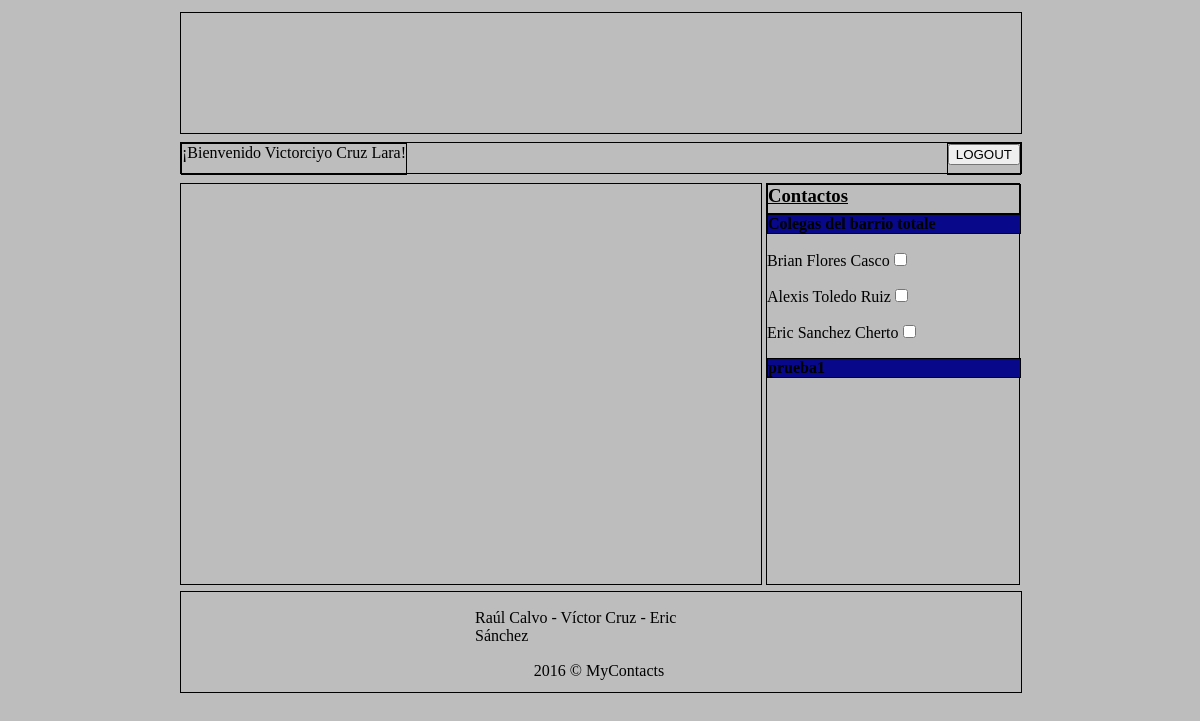
Page /mapa/principal.php (signed in) on the committed database.
### tables this page shows
CREATE TABLE IF NOT EXISTS `lista` (
`id_lista` int(11) NOT NULL,
  `id_usuario` int(11) DEFAULT NULL,
  `nombre_lista` varchar(30) DEFAULT NULL,
  `descripcion_lista` text
);

CREATE TABLE IF NOT EXISTS `contacto` (
`id_contacto` int(11) NOT NULL,
  `nombre_contacto` varchar(20) DEFAULT NULL,
  `apellidos_contacto` varchar(40) DEFAULT NULL,
  `id_ubicacion` int(11) DEFAULT NULL,
  `id_lista` int(11) DEFAULT NULL
);

### mapa/principal.php (the view, shortened to what this page needs)
<?php
  include("conexion.php");
?>
<!DOCTYPE html>
<html>
	<head>
		<link rel="stylesheet" type="text/css" href="style.css">
	</head>
	<body>
		<header>
		</header>
    <section id="menu">
      <article id="bienvenida">
        <span>¡Bienvenido <?php echo utf8_encode($_SESSION['nombre'])." ".utf8_encode($_SESSION['apellidos']) ?>!</span>
      </article>
      <article id="btnlogout">
        <button><a href="logout.php">LOGOUT</a></button>
      </article>
    </section>
    <section id="contenido">
      <div id="mapa"></div>
      <article id="contactos">
        <h3><u>Contactos</u></h3>
        <?php
          $sql="SELECT *
                FROM usuario
                  INNER JOIN lista ON lista.id_usuario=usuario.id_usuario
                WHERE usuario.id_usuario=$_SESSION[id]";
          $datos=mysqli_query($con,$sql);
          echo "<form name='formulario'>";
          if(mysqli_num_rows($datos)){
            while($lista=mysqli_fetch_array($datos)){
              echo "<h4>".$lista['nombre_lista']."</h4>";
              $sql2="SELECT *
                FROM contacto
                  INNER JOIN lista ON lista.id_lista=contacto.id_lista
                  INNER JOIN ubicacion ON ubicacion.id_ubicacion=contacto.id_ubicacion
                WHERE lista.id_usuario=$_SESSION[id] AND lista.id_lista=$lista[id_lista]";
              $datos2=mysqli_query($con,$sql2);
              if(mysqli_num_rows($datos2)){
                while($contacto=mysqli_fetch_array($datos2)){
                  echo "<p>".utf8_encode($contacto['nombre_contacto'])." ".utf8_encode($contacto['apellidos_contacto'])."<input name='contactoUbic' type='checkbox' onclick='cargaContenido();'></p>";
                }
              }
            }
          }
          echo "</form>";
        ?>
      </article>
    </section>
    <footer id="piepagina">
      <p id="componentes">Raúl Calvo - Víctor Cruz - Eric Sánchez</p>
      <p id="copyright">2016 &copy; MyContacts</p>
    </footer>
	</body>
</html>

### style.css (style rules this page uses)
body { margin: 1% 15% 0 15%; background-color: #BDBDBD; }
header { border: 1px black solid; background-image: url("imagenes/header.png"); width: 100%; height: 120px; }
#menu { border: 1px black solid; width: 100%; height: 30px; margin: 1% 0 0 0; }
#bienvenida { float: left; border: 1px black solid; height: 100%; }
#btnlogout { height: 100%; float: right; border: 1px black solid; }
#btnlogout a { text-decoration: none; color: black; }
#contenido { width: 100%; height: 400px; margin: 1% 0 0 0; }
#mapa { border: 1px black solid; width: 69%; height: 400px; float: left; display: block; }
#contactos { border: 1px black solid; width: 30%; height: 400px; float: right; display: block; }
#contactos button, #contactos h3, #contactos h4 { width: 100%; height: 7%; border: 1px black solid; margin: 0 0 0 0; }
#contactos h4 { background-color: #08088A; }
#piepagina { border: 1px black solid; width: 100%; height: 100px; margin: 1% 0 1% 0; }
#componentes { margin: 2% 35% 0 35%; }
#copyright { margin: 2% 42% 0 42%; }

### rows in the picture
lista: nombre_lista "Colegas del barrio totale"
contacto: nombre_contacto "Brian", apellidos_contacto "Flores Casco"
contacto: nombre_contacto "Alexis", apellidos_contacto "Toledo Ruiz"
contacto: nombre_contacto "Eric", apellidos_contacto "Sanchez Cherto"
lista: nombre_lista "prueba1"

### other values in the picture
utf8_encode($_SESSION['nombre']) "Victorciyo"
utf8_encode($_SESSION['apellidos']) "Cruz Lara"
